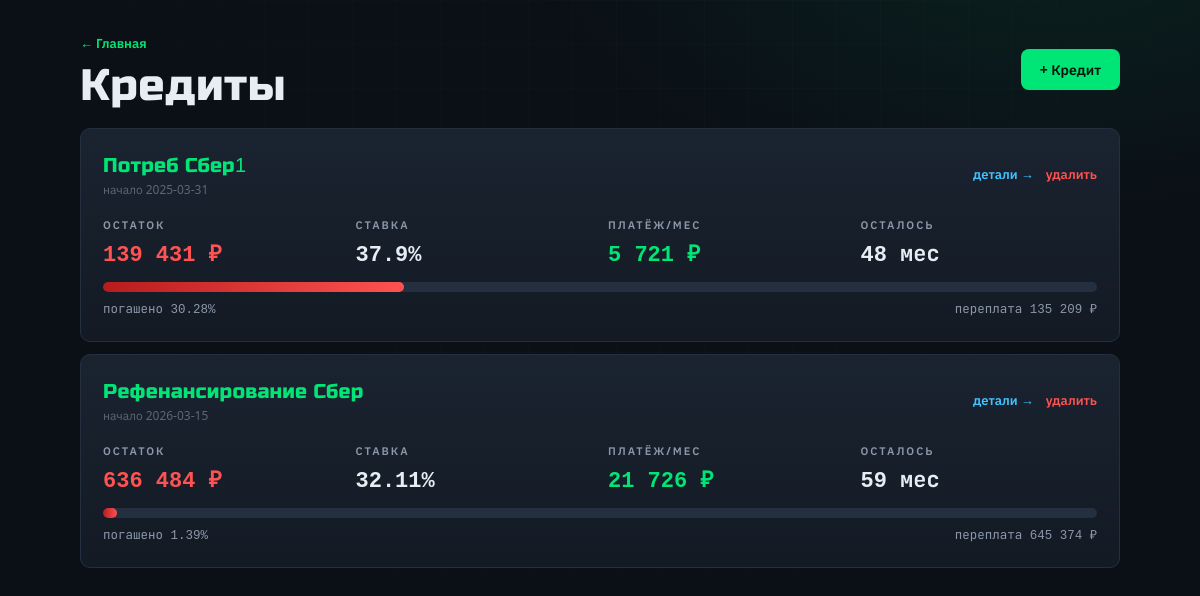
Page /loans on the committed database.
### tables this page shows
CREATE TABLE loans (
                id INTEGER PRIMARY KEY AUTOINCREMENT,
                name TEXT NOT NULL,
                initial_amount REAL NOT NULL,
                current_debt REAL NOT NULL,
                annual_rate REAL NOT NULL,
                monthly_payment REAL NOT NULL,
                start_date TEXT NOT NULL
            );

### app.py (the view)
@app.get("/loans", response_class=HTMLResponse)
async def loans_list(request: Request):
    with get_db() as conn:
        loans = conn.execute("SELECT * FROM loans ORDER BY id").fetchall()
    data = []
    for ln in loans:
        m = months_to_payoff(ln["current_debt"], ln["annual_rate"], ln["monthly_payment"])
        b = payment_breakdown(ln["current_debt"], ln["annual_rate"], ln["monthly_payment"])
        pd = datetime.date.today() + datetime.timedelta(days=m * 30) if m != float('inf') else None
        data.append({**dict(ln), "months_to_payoff": m,
                     "payoff_date": pd.strftime("%d.%m.%Y") if pd else "Никогда",
                     "interest_payment": b["interest"], "principal_payment": b["principal"],
                     "total_overpayment": total_overpayment(ln["current_debt"], ln["annual_rate"], ln["monthly_payment"]),
                     "progress_percent": (ln["initial_amount"] - ln["current_debt"]) / ln["initial_amount"] * 100 if ln["initial_amount"] else 0})
    return templates.TemplateResponse(request=request, name="loans.html", context={"request": request, "loans": data})

### templates/loans.html (shortened to what this page needs)
<!DOCTYPE html>
<html lang="ru">
<head><meta charset="UTF-8"><meta name="viewport" content="width=device-width, initial-scale=1"><title>Кредиты</title>
<link rel="stylesheet" href="/static/style.css"><script src="/static/htmx.min.js" defer></script></head>
<body>
<div class="wrap">
  <header class="between rise" style="--d:.02s">
    <div><a href="/" class="a">← Главная</a><h1 class="display">Кредиты</h1></div>
    <button hx-get="/add_loan_form" hx-target="#modal" hx-swap="innerHTML" onclick="modal.classList.remove('hidden')" class="btn btn-green">+ Кредит</button>
  </header>
  {% if not loans %}
    <div class="card mt" style="text-align:center;padding:50px"><p class="muted">Кредитов нет. Ты свободен, блядь!</p></div>
  {% else %}
  <div class="stack mt">
    {% for l in loans %}
    <div class="card hov rise" style="--d:{{ loop.index * 0.05 }}s">
      <div class="between">
        <div><h2 class="display green">{{ l.name }}</h2><p class="dim">начало {{ l.start_date }}</p></div>
        <div class="row">
          <a href="/loan/{{ l.id }}" class="a blue">детали →</a>
          <a href="/del_loan/{{ l.id }}" class="a" style="color:var(--red)" onclick="return confirm('Удалить кредит?')">удалить</a>
        </div>
      </div>
      <div class="grid g4 mt">
        <div><p class="label">Остаток</p><p class="mid num red">{{ l.current_debt | int | format_currency }} ₽</p></div>
        <div><p class="label">Ставка</p><p class="mid num">{{ l.annual_rate }}%</p></div>
        <div><p class="label">Платёж/мес</p><p class="mid num green">{{ l.monthly_payment | int | format_currency }} ₽</p></div>
        <div><p class="label">Осталось</p><p class="mid num">{{ l.months_to_payoff }} мес</p></div>
      </div>
      <div class="bar"><i class="f-red" style="width:{{ l.progress_percent }}%"></i></div>
      <p class="between small muted num" style="margin-top:8px">
        <span>погашено {{ l.progress_percent | format_percent }}%</span>
        <span>переплата {{ l.total_overpayment | format_currency }} ₽</span>
      </p>
    </div>
    {% endfor %}
  </div>
  {% endif %}
</div>
</body>
</html>

### static/style.css (style rules this page uses)
:root { --bg:#0b1017; --panel:#131a24; --panel2:#1a2330; --line:#243040; --line2:#31405a; --txt:#e6edf3; --muted:#8b98a9; --dim:#5b6779; --green:#00e676; --green-dim:rgba(0,230,118,.12); --red:#ff5252; --orange:#ffab40; --blue:#40c4ff; --r:10px; --disp:'Russo One','Arial Black',sans-serif; --body:'IBM Plex Sans','Segoe UI',sans-serif; --mono:'JetBrains Mono','Consolas',monospace; }
* { margin:0;padding:0;box-sizing:border-box }
html { color-scheme:dark }
body { font-family:var(--body);color:var(--txt);background:var(--bg);min-height:100vh;line-height:1.5 }
body::before { content:'';position:fixed;inset:0;z-index:-1;pointer-events:none; background: radial-gradient(900px 480px at 88% -8%, rgba(0,230,118,.08), transparent 60%), radial-gradient(760px 420px at -8% 108%, rgba(255,171,64,.07), transparent 60%), radial-gradient(620px 400px at 50% 120%, rgba(64,196,255,.05), transparent 60%) }
body::after { content:'';position:fixed;inset:0;z-index:-1;pointer-events:none;opacity:.5; background-image:linear-gradient(rgba(255,255,255,.028) 1px,transparent 1px), linear-gradient(90deg,rgba(255,255,255,.028) 1px,transparent 1px); background-size:44px 44px; -webkit-mask-image:radial-gradient(ellipse at 50% 0%,#000 30%,transparent 85%); mask-image:radial-gradient(ellipse at 50% 0%,#000 30%,transparent 85%) }
.wrap { max-width:1080px;margin:0 auto;padding:30px 20px 70px }
.display { font-family:var(--disp);font-weight:400;letter-spacing:.01em }
h1.display { font-size:clamp(28px,4vw,44px);line-height:1.08;margin-top:8px }
h2.display { font-size:20px }
.label { font-size:11px;letter-spacing:.18em;text-transform:uppercase;color:var(--muted);font-weight:600 }
.num { font-family:var(--mono);font-variant-numeric:tabular-nums }
.muted { color:var(--muted) }
.dim { color:var(--dim);font-size:12px }
.mid { font-size:22px;font-weight:700;margin-top:4px }
.red { color:var(--red) }
.green { color:var(--green) }
.blue { color:var(--blue) }
.small { font-size:12.5px }
.grid { display:grid;gap:16px }
.g4 { grid-template-columns:repeat(4,1fr) }
.row { display:flex;align-items:center;gap:12px }
.between { display:flex;align-items:center;justify-content:space-between;gap:14px;flex-wrap:wrap }
.mt { margin-top:18px }
.stack>*+* { margin-top:12px }
.card { background:linear-gradient(180deg,var(--panel2),var(--panel));border:1px solid var(--line); border-radius:var(--r);padding:22px;transition:transform .25s,border-color .25s,box-shadow .25s }
.btn { display:inline-flex;align-items:center;justify-content:center;gap:8px;font-family:var(--body); font-weight:600;font-size:14px;padding:10px 18px;border-radius:8px;border:1px solid transparent; cursor:pointer;text-decoration:none;transition:transform .18s,box-shadow .18s,background .18s,color .18s,border-color .18s }
.btn-green { background:var(--green);color:#04120a }
.bar { height:10px;background:var(--line);border-radius:99px;overflow:hidden;margin-top:12px }
.bar i { display:block;height:100%;border-radius:99px;animation:barfill 1.1s cubic-bezier(.2,.8,.2,1) both }
.f-red { background:linear-gradient(90deg,#b71c1c,var(--red)) }
.a { color:var(--green);text-decoration:none;font-weight:600;font-size:13px }
.a.blue { color:var(--blue) }
.rise { animation:rise .55s cubic-bezier(.2,.8,.2,1) both;animation-delay:var(--d,0s) }

### rows in the picture
loans: name "Потреб Сбер1", start_date "2025-03-31", current_debt "139 431", annual_rate "37.9", monthly_payment "5 721", months_to_payoff "48", {{ l.progress_percent }} 30.284110000000002 (drawn), progress_percent "30.28", total_overpayment "135 209"
loans: name "Рефенансирование Сбер", start_date "2026-03-15", current_debt "636 484", annual_rate "32.11", monthly_payment "21 726", months_to_payoff "59", {{ l.progress_percent }} 1.3877497900663414 (drawn), progress_percent "1.39", total_overpayment "645 374"
